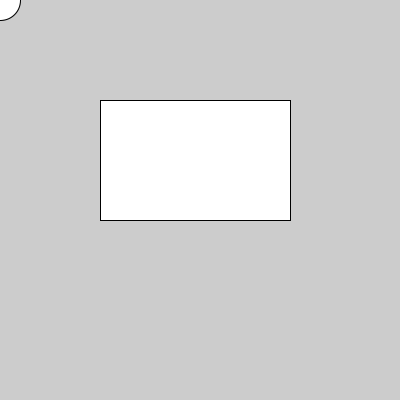
Frame 1 (no input)
Frame 60 (the mouse pressed at the canvas centre just before this capture): identical to frame 1, image omitted
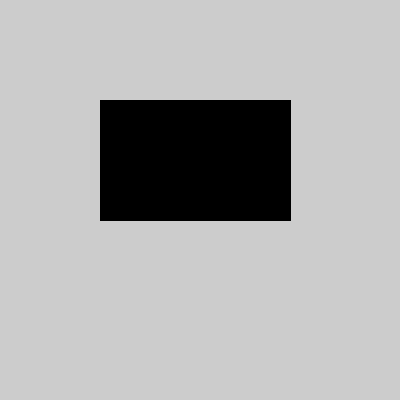
Frame 120 (the mouse held since frame 60 and released just before this capture)

The Processing sketch that drew these frames (run headless with seeded random() and noise(); from frame 60 on, the mouse is pressed at the canvas centre):

// Processing sketch: processing_8004
// ── processing_8004.pde


float circleX, circleY;
float circleRadius = 20;

float rectX = 100;
float rectY = 100;
float rectWidth = 190;
float rectHeight = 120;

void setup() {
  size(400, 400); 
  ellipseMode(RADIUS);
  smooth();
}

void draw() {
  background(204);

  circleX = mouseX;
  circleY = mouseY;

  if (rectCircleIntersect(rectX, rectY, rectWidth, rectHeight, circleX, circleY, circleRadius) == true) {
    fill(0); 
  } 
  else {
    fill(255); 
  }

  rect(rectX, rectY, rectWidth, rectHeight); 
  ellipse(circleX, circleY, circleRadius, circleRadius); 

}

boolean rectCircleIntersect(float rx, float ry, float rw, float rh, float cx, float cy, float cr) {

  float circleDistanceX = abs(cx - rx - rw/2);
  float circleDistanceY = abs(cy - ry - rh/2);

  if (circleDistanceX > (rw/2 + cr)) { return false; }
  if (circleDistanceY > (rh/2 + cr)) { return false; }
  if (circleDistanceX <= rw/2) { return true; } 
  if (circleDistanceY <= rh/2) { return true; }

  float cornerDistance = pow(circleDistanceX - rw/2, 2) + pow(circleDistanceY - rh/2, 2);
  return cornerDistance <= pow(cr, 2);
}
